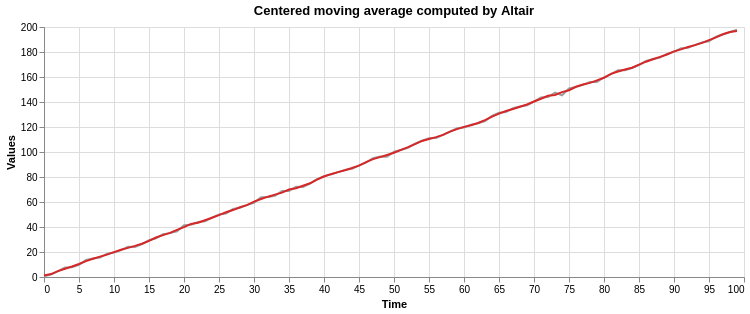

Write notebook code for a chart like this one.
### Markdown cell above
### Moving averages inside Altair

Altair can compute a moving average itself with `transform_window`. The `frame` argument says which rows around the current one go into the window:

- `frame=[-2, 0]`: the current row and the 2 before it (trailing, window 3).
- `frame=[-1, 1]`: one row before, the current row, and one after (centered, window 3).
- `frame=[None, 0]`: every row up to the current one (a running/cumulative average).

Unlike pandas, Altair doesn't produce `NaN`s at the edges; it averages whatever rows are available.

### Code cell
trend_df = pd.DataFrame({"t": time, "value": trend})
base = alt.Chart(trend_df).encode(x=alt.X("t:Q", title="Time"))

raw = base.mark_line(color="#9e9e9e").encode(y=alt.Y("value:Q", title="Values"))

centered_ma = base.transform_window(
    ma="mean(value)", frame=[-1, 1]
).mark_line(color="#d62728", strokeWidth=2).encode(
    y="ma:Q",
    tooltip=["t:Q", alt.Tooltip("ma:Q", format=".2f", title="moving average")],
)

(raw + centered_ma).properties(width=700, height=250, title="Centered moving average computed by Altair")

### Figure 1 — Vega-Lite specification as saved in the notebook (floating-point values rounded to 4 significant figures)
{"config": {"view": {"continuousWidth": 300, "continuousHeight": 300}}, "layer": [{"mark": {"type": "line", "color": "#9e9e9e"}, "encoding": {"x": {"field": "t", "title": "Time", "type": "quantitative"}, "y": {"field": "value", "title": "Values", "type": "quantitative"}}}, {"mark": {"type": "line", "color": "#d62728", "strokeWidth": 2}, "encoding": {"tooltip": [{"field": "t", "type": "quantitative"}, {"field": "ma", "format": ".2f", "title": "moving average", "type": "quantitative"}], "x": {"field": "t", "title": "Time", "type": "quantitative"}, "y": {"field": "ma", "type": "quantitative"}}, "transform": [{"window": [{"op": "mean", "field": "value", "as": "ma"}], "frame": [-1, 1]}]}], "data": {"name": "data-517ed104b76f8c07f83538a69057a2c3"}, "height": 250, "title": "Centered moving average computed by Altair", "width": 700, "$schema": "https://vega.github.io/schema/vega-lite/v6.4.1.json", "datasets": {"data-517ed104b76f8c07f83538a69057a2c3": [{"t": 0, "value": 0.4967}, {"t": 1, "value": 1.862}, {"t": 2, "value": 4.648}, {"t": 3, "value": 7.523}, {"t": 4, "value": 7.766}, {"t": 5, "value": 9.766}, {"t": 6, "value": 13.58}, {"t": 7, "value": 14.77}, {"t": 8, "value": 15.53}, {"t": 9, "value": 18.54}, {"t": 10, "value": 19.54}, {"t": 11, "value": 21.53}, {"t": 12, "value": 24.24}, {"t": 13, "value": 24.09}, {"t": 14, "value": 26.28}, {"t": 15, "value": 29.44}, {"t": 16, "value": 30.99}, {"t": 17, "value": 34.31}, {"t": 18, "value": 35.09}, {"t": 19, "value": 36.59}, {"t": 20, "value": 41.47}, {"t": 21, "value": 41.77}, {"t": 22, "value": 44.07}, {"t": 23, "value": 44.58}, {"t": 24, "value": 47.46}, {"t": 25, "value": 50.11}, {"t": 26, "value": 50.85}, {"t": 27, "value": 54.38}, {"t": 28, "value": 55.4}, {"t": 29, "value": 57.71}, {"t": 30, "value": 59.4}, {"t": 31, "value": 63.85}, {"t": 32, "value": 63.99}, {"t": 33, "value": 64.94}, {"t": 34, "value": 68.82}, {"t": 35, "value": 68.78}, {"t": 36, "value": 72.21}, {"t": 37, "value": 72.04}, {"t": 38, "value": 74.67}, {"t": 39, "value": 78.2}, {"t": 40, "value": 80.74}, {"t": 41, "value": 82.17}, {"t": 42, "value": 83.88}, {"t": 43, "value": 85.7}, {"t": 44, "value": 86.52}, {"t": 45, "value": 89.28}, {"t": 46, "value": 91.54}, {"t": 47, "value": 95.06}, {"t": 48, "value": 96.34}, {"t": 49, "value": 96.24}, {"t": 50, "value": 100.3}, {"t": 51, "value": 101.6}, {"t": 52, "value": 103.3}, {"t": 53, "value": 106.6}, {"t": 54, "value": 109.0}, {"t": 55, "value": 110.9}, {"t": 56, "value": 111.2}, {"t": 57, "value": 113.7}, {"t": 58, "value": 116.3}, {"t": 59, "value": 119.0}, {"t": 60, "value": 119.5}, {"t": 61, "value": 121.8}, {"t": 62, "value": 122.9}, {"t": 63, "value": 124.8}, {"t": 64, "value": 128.8}, {"t": 65, "value": 131.4}, {"t": 66, "value": 131.9}, {"t": 67, "value": 135.0}, {"t": 68, "value": 136.4}, {"t": 69, "value": 137.4}, {"t": 70, "value": 140.4}, {"t": 71, "value": 143.5}, {"t": 72, "value": 144.0}, {"t": 73, "value": 147.6}, {"t": 74, "value": 145.4}, {"t": 75, "value": 150.8}, {"t": 76, "value": 152.1}, {"t": 77, "value": 153.7}, {"t": 78, "value": 156.1}, {"t": 79, "value": 156.0}, {"t": 80, "value": 159.8}, {"t": 81, "value": 162.4}, {"t": 82, "value": 165.5}, {"t": 83, "value": 165.5}, {"t": 84, "value": 167.2}, {"t": 85, "value": 169.5}, {"t": 86, "value": 172.9}, {"t": 87, "value": 174.3}, {"t": 88, "value": 175.5}, {"t": 89, "value": 178.5}, {"t": 90, "value": 180.1}, {"t": 91, "value": 183.0}, {"t": 92, "value": 183.3}, {"t": 93, "value": 185.7}, {"t": 94, "value": 187.6}, {"t": 95, "value": 188.5}, {"t": 96, "value": 192.3}, {"t": 97, "value": 194.3}, {"t": 98, "value": 196.0}, {"t": 99, "value": 197.8}]}}
